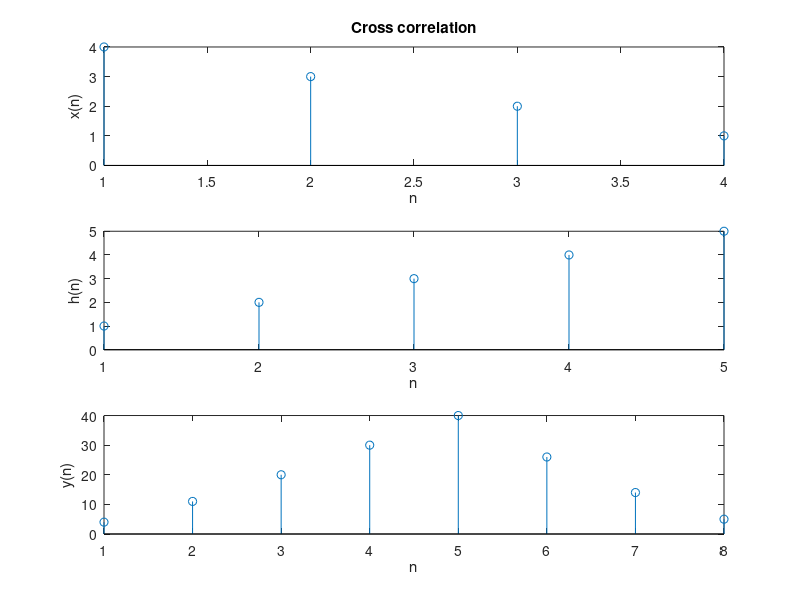

Recreate this plot in MATLAB.
clc,clear all,close all;
x=[1 2 3 4];
h=[1 2 3 4 5];
%x=x(length(x):-1:1);
x=fliplr(x);
%y=zeros(length(x)+length(h)-1,1);
to=zeros((length(h)+length(x)-1),length(h));
temp=x;
for i=1:length(h)
     to(i:(length(x)+i-1),i)=temp;
end
y=to*h';
subplot(3,1,1),stem(x);
title('Cross correlation');
xlabel('n');ylabel('x(n)');
subplot(3,1,2),stem(h);
xlabel('n');ylabel('h(n)');


subplot(3,1,3),stem(y);

xlabel('n');ylabel('y(n)');

